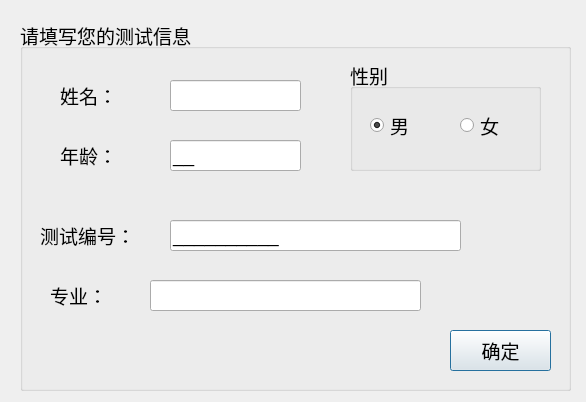
<?xml version="1.0" encoding="UTF-8"?>
<ui version="4.0">
 <class>myinformationdialog</class>
 <widget class="QDialog" name="myinformationdialog">
  <property name="geometry">
   <rect>
    <x>0</x>
    <y>0</y>
    <width>586</width>
    <height>402</height>
   </rect>
  </property>
  <property name="windowTitle">
   <string>Dialog</string>
  </property>
  <widget class="QGroupBox" name="groupBox">
   <property name="geometry">
    <rect>
     <x>20</x>
     <y>20</y>
     <width>551</width>
     <height>371</height>
    </rect>
   </property>
   <property name="font">
    <font>
     <pointsize>14</pointsize>
    </font>
   </property>
   <property name="title">
    <string>请填写您的测试信息</string>
   </property>
   <widget class="QLabel" name="label">
    <property name="geometry">
     <rect>
      <x>40</x>
      <y>60</y>
      <width>91</width>
      <height>31</height>
     </rect>
    </property>
    <property name="font">
     <font>
      <pointsize>14</pointsize>
     </font>
    </property>
    <property name="text">
     <string>姓名：</string>
    </property>
   </widget>
   <widget class="QLabel" name="label_2">
    <property name="geometry">
     <rect>
      <x>40</x>
      <y>120</y>
      <width>81</width>
      <height>31</height>
     </rect>
    </property>
    <property name="font">
     <font>
      <pointsize>14</pointsize>
     </font>
    </property>
    <property name="text">
     <string>年龄：</string>
    </property>
   </widget>
   <widget class="QLabel" name="label_3">
    <property name="geometry">
     <rect>
      <x>20</x>
      <y>200</y>
      <width>121</width>
      <height>31</height>
     </rect>
    </property>
    <property name="font">
     <font>
      <pointsize>14</pointsize>
     </font>
    </property>
    <property name="text">
     <string>测试编号：</string>
    </property>
   </widget>
   <widget class="QLabel" name="label_4">
    <property name="geometry">
     <rect>
      <x>30</x>
      <y>260</y>
      <width>81</width>
      <height>31</height>
     </rect>
    </property>
    <property name="font">
     <font>
      <pointsize>14</pointsize>
     </font>
    </property>
    <property name="text">
     <string>专业：</string>
    </property>
   </widget>
   <widget class="QLineEdit" name="nameEdit">
    <property name="geometry">
     <rect>
      <x>150</x>
      <y>60</y>
      <width>131</width>
      <height>31</height>
     </rect>
    </property>
    <property name="font">
     <font>
      <pointsize>14</pointsize>
     </font>
    </property>
   </widget>
   <widget class="QLineEdit" name="ageEdit">
    <property name="geometry">
     <rect>
      <x>150</x>
      <y>120</y>
      <width>131</width>
      <height>31</height>
     </rect>
    </property>
    <property name="font">
     <font>
      <pointsize>14</pointsize>
     </font>
    </property>
    <property name="inputMask">
     <string>99;_</string>
    </property>
    <property name="maxLength">
     <number>2</number>
    </property>
   </widget>
   <widget class="QLineEdit" name="numberEdit">
    <property name="geometry">
     <rect>
      <x>150</x>
      <y>200</y>
      <width>291</width>
      <height>31</height>
     </rect>
    </property>
    <property name="font">
     <font>
      <pointsize>14</pointsize>
     </font>
    </property>
    <property name="inputMask">
     <string>9999999999;_</string>
    </property>
    <property name="maxLength">
     <number>10</number>
    </property>
   </widget>
   <widget class="QLineEdit" name="majorEdit">
    <property name="geometry">
     <rect>
      <x>130</x>
      <y>260</y>
      <width>271</width>
      <height>31</height>
     </rect>
    </property>
    <property name="font">
     <font>
      <pointsize>14</pointsize>
     </font>
    </property>
   </widget>
   <widget class="QGroupBox" name="groupBox_2">
    <property name="geometry">
     <rect>
      <x>330</x>
      <y>40</y>
      <width>191</width>
      <height>111</height>
     </rect>
    </property>
    <property name="font">
     <font>
      <pointsize>14</pointsize>
     </font>
    </property>
    <property name="title">
     <string>性别</string>
    </property>
    <widget class="QRadioButton" name="manButton">
     <property name="geometry">
      <rect>
       <x>20</x>
       <y>50</y>
       <width>61</width>
       <height>31</height>
      </rect>
     </property>
     <property name="text">
      <string>男</string>
     </property>
     <property name="checked">
      <bool>true</bool>
     </property>
    </widget>
    <widget class="QRadioButton" name="womanButton">
     <property name="geometry">
      <rect>
       <x>110</x>
       <y>50</y>
       <width>61</width>
       <height>31</height>
      </rect>
     </property>
     <property name="text">
      <string>女</string>
     </property>
    </widget>
   </widget>
   <widget class="QPushButton" name="btnYes">
    <property name="geometry">
     <rect>
      <x>430</x>
      <y>310</y>
      <width>101</width>
      <height>41</height>
     </rect>
    </property>
    <property name="font">
     <font>
      <pointsize>14</pointsize>
     </font>
    </property>
    <property name="text">
     <string>确定</string>
    </property>
   </widget>
  </widget>
 </widget>
 <resources/>
 <connections/>
</ui>
